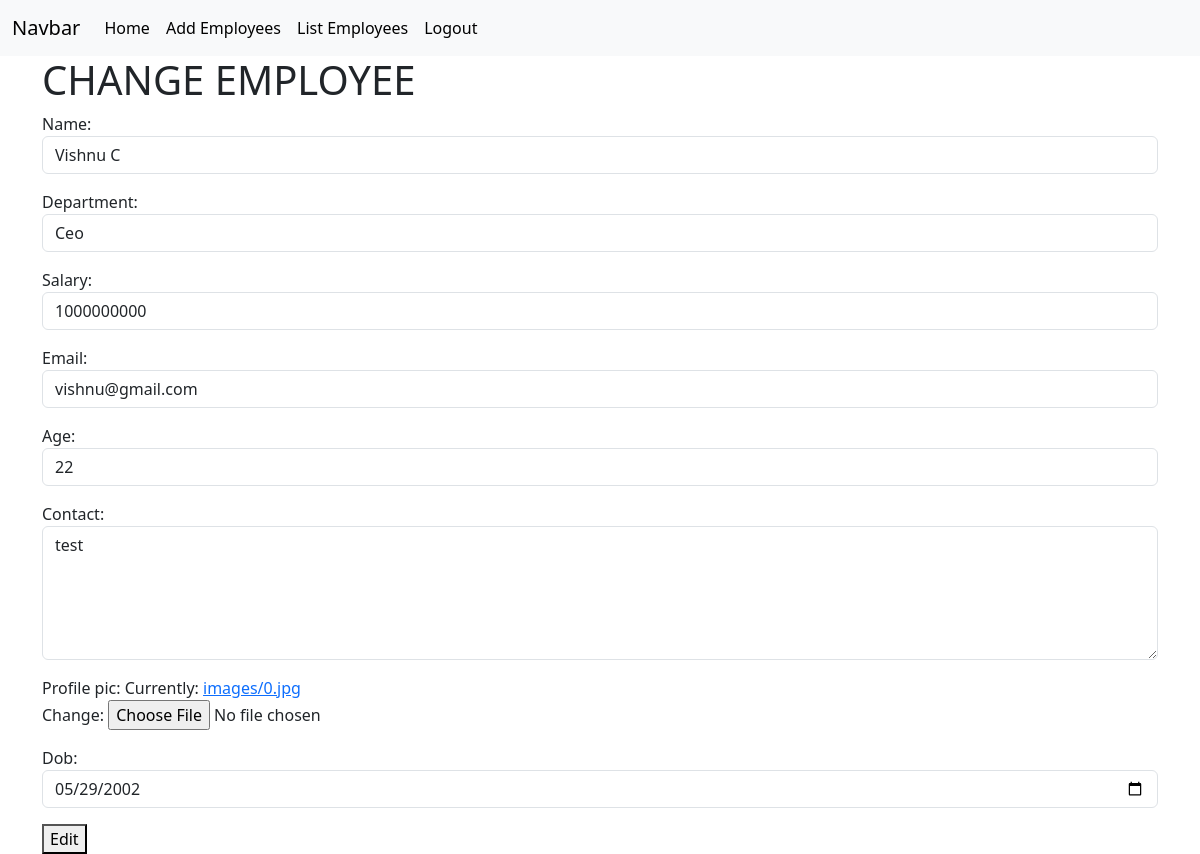
Screenshot of /employees/2/edit (signed in) with the database file from the repository.
### crm/models.py (models this page shows, shortened)
class Employees(models.Model):
    name=models.CharField(max_length=100)
    department=models.CharField(max_length=100)
    salary=models.PositiveIntegerField()
    email=models.EmailField(unique=True)
    age=models.PositiveIntegerField()
    contact=models.CharField(null=True,max_length=10)
    profile_pic=models.ImageField(upload_to="images",null=True)
    dob=models.DateField(null=True,blank=True)

### crm/views.py (the view, shortened to what this page needs)
# urls.py: path('employees/<int:pk>/edit',views.EmployeeEditView.as_view(),name="emp-edit"),
@method_decorator(Signin_required,name="dispatch")
class EmployeeEditView(View):
    def get(self,request,*args,**kwargs):
         id=kwargs.get("pk")
         obj=Employees.objects.get(id=id)
         form=EmployeeModelForm(instance=obj)
         return render(request,"emp_edit.html",{"form":form})

### crm/forms.py
class EmployeeModelForm(forms.ModelForm):
    class Meta:
        model=Employees
        fields="__all__"
        widgets={
            "name":forms.TextInput(attrs={"class":"form-control"}),
            "department":forms.TextInput(attrs={"class":"form-control"}),
            "salary":forms.NumberInput(attrs={"class":"form-control"}),
            "email":forms.EmailInput(attrs={"class":"form-control"}),
            "age":forms.NumberInput(attrs={"class":"form-control"}),
            "contact":forms.Textarea(attrs={"class":"form-control","rows":5}),
            "dob":forms.DateInput(attrs={"class":"form-control","type":"date"})
        }

### crm/views.py (called while the page is built)
def Signin_required(fn):
    def wrapper(request,*args,**kwargs):
        if not request.user.is_authenticated:
            messages.error(request,"invalid session")
            return redirect("signin")
        else:
            return fn(request,*args,**kwargs)
    return wrapper

### crm/templates/emp_edit.html (shortened to what this page needs)
{%extends 'base.html'%}
{%block body_block%}
<div class="container">
    <h1>CHANGE EMPLOYEE</h1>
    <form action="" method="post" enctype="multipart/form-data">
        {{form.as_p}}
        <button type="submit">Edit</button>
    </form>
</div>
{%endblock%}

### rows the page displays
Employees: name "Vishnu C", department "Ceo", salary "1000000000", email "vishnu@gmail.com", age "22", contact "test", dob "05/29/2002"
